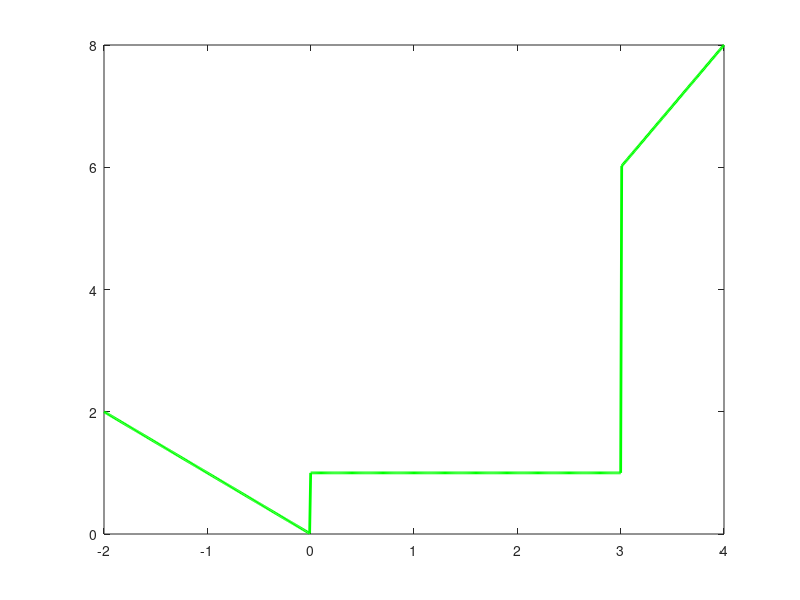

This figure's MATLAB source:
% Code 3 Q_1

clc, clear, close all

x = -2:0.01:4;
f_x = [];

for q= 1:length(x)
  if x(q) < 0
    f_x = [f_x -x(q)]; % -x
  elseif x(q) <= 3
    f_x = [f_x 1]; % 1
  else
    f_x = [f_x 2*x(q)]; % 2*x
  endif
end

plot (x, f_x , 'g', 'linewidth', 2,'markersize', 1 )
